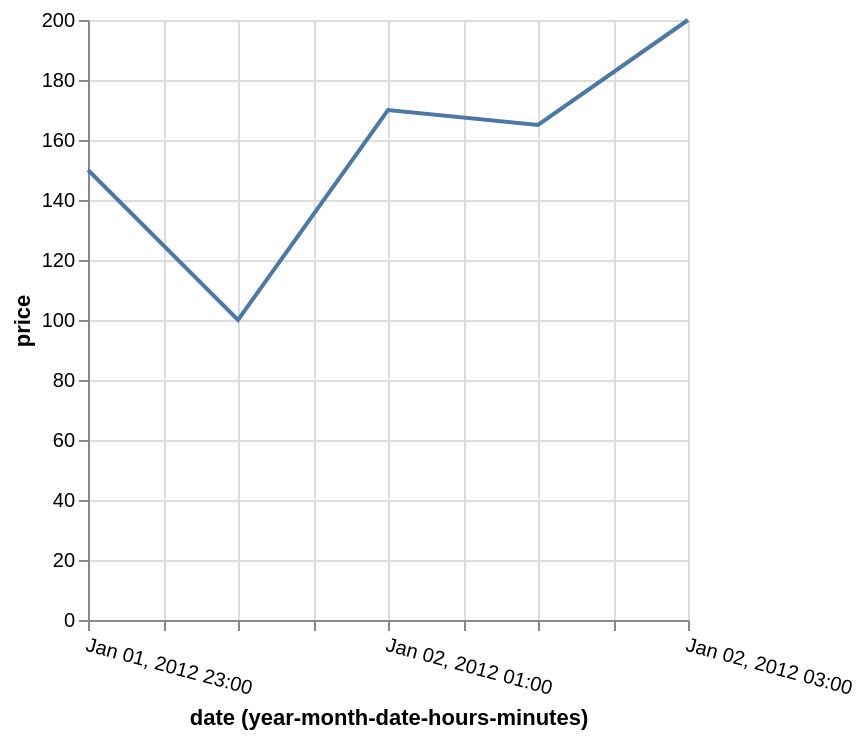

This figure's Vega-Lite source:
### Vega-Lite specification from a JSON file in a GitHub repository (floating-point values rounded to 4 significant figures)
{"$schema": "https://vega.github.io/schema/vega-lite/v6.json", "description": "Using utc timeunit with local time input.", "data": {"values": [{"date": "Sun, 01 Jan 2012 23:00:00", "price": 150}, {"date": "Sun, 02 Jan 2012 00:00:00", "price": 100}, {"date": "Sun, 02 Jan 2012 01:00:00", "price": 170}, {"date": "Sun, 02 Jan 2012 02:00:00", "price": 165}, {"date": "Sun, 02 Jan 2012 03:00:00", "price": 200}]}, "mark": "line", "encoding": {"x": {"field": "date", "timeUnit": "utcyearmonthdatehoursminutes", "axis": {"labelAngle": 15}}, "y": {"field": "price", "type": "quantitative"}}}
